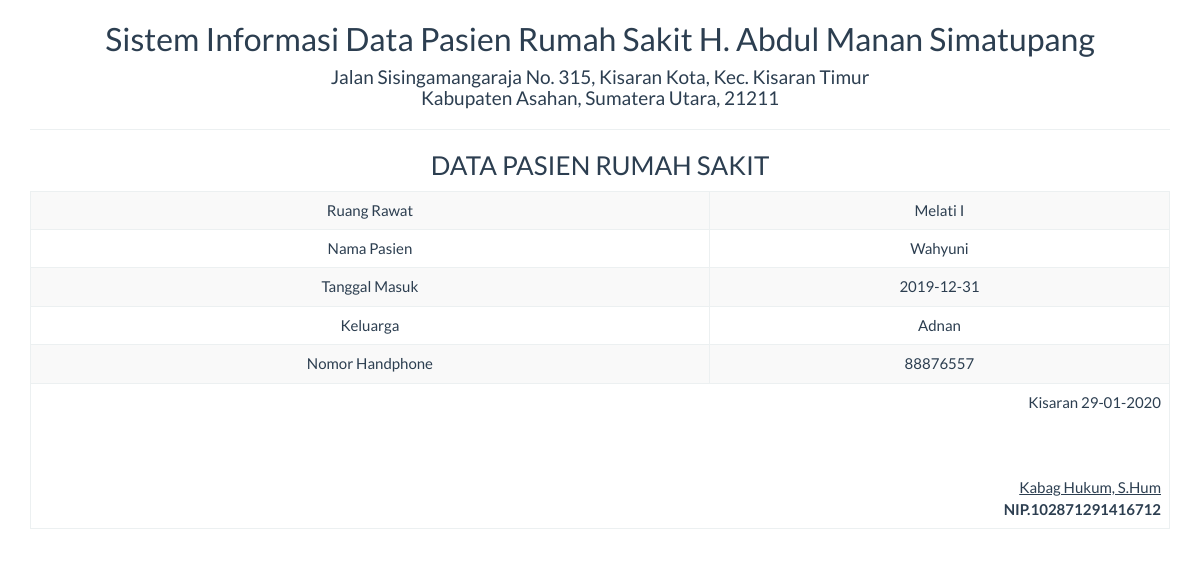
/report/peminjaman_satu.php?id=1, run on the app's committed database.
### tables this page shows
CREATE TABLE IF NOT EXISTS `data_pasien` (
  `id` int(5) NOT NULL,
  `ruang_rawat` varchar(30) NOT NULL,
  `no_pasien` varchar(10) NOT NULL,
  `nama_pasien` varchar(50) NOT NULL,
  `no_hp` int(12) NOT NULL,
  `alamat` varchar(100) NOT NULL,
  `keluarga` varchar(50) NOT NULL,
  `tgl_masuk` date NOT NULL,
  `status` varchar(25) NOT NULL,
  `keterangan` varchar(25) NOT NULL
);

### report/peminjaman_satu.php (the view, shortened to what this page needs)
<!DOCTYPE html>
<html>
    <head>
        <link href="../Assets/css/bootstrap.min.css" rel="stylesheet" type="text/css"/>
    </head>
    <body onload="print()">
        <?php
        include '../config/koneksi.php';
        $sql = "SELECT * FROM data_pasien WHERE id='" . $_GET ['id'] . "'";
        $query = mysqli_query($koneksi, $sql) or die("SQL Detail error");
        $data = mysqli_fetch_array($query);
        ?>
        <div class="container">
            <div class='row'>
                <div class="col-sm-12">
                    <div class="text-center">
                        <h2>Sistem Informasi Data Pasien Rumah Sakit H. Abdul Manan Simatupang </h2>
                        <h4>Jalan Sisingamangaraja No. 315, Kisaran Kota, Kec. Kisaran Timur<br> Kabupaten Asahan, Sumatera Utara, 21211</h4>
                        <hr>
                        <h3>DATA PASIEN RUMAH SAKIT</h3>
                        <table class="table table-bordered table-striped table-hover">
                            <tbody>
								<tr>
                                    <td>Ruang Rawat</td> <td><?= $data['ruang_rawat'] ?></td>
                                </tr>
                                <tr>
                                    <td>Nama Pasien</td> <td><?= $data['nama_pasien'] ?></td>
                                </tr>
                                <tr>
                                    <td>Tanggal Masuk</td> <td><?= $data['tgl_masuk'] ?></td>
                                </tr>
                                <tr>
                                    <td>Keluarga</td> <td><?= $data['keluarga'] ?></td>
                                </tr>
								<tr>
                                    <td>Nomor Handphone</td> <td><?= $data['no_hp'] ?></td>
                                </tr>
                            </tbody>
                            <tfoot>
                                <tr>
                                    <td colspan="2" class="text-right">
                                        Kisaran  <?= date("d-m-Y") ?>
                                        <br><br><br><br>
                                        <u>Kabag Hukum, S.Hum<strong></u><br>
                                        NIP.102871291416712
									</td>
								</tr>
							</tfoot>
                        </table>
                    </div>
                </div>
            </div>
    </body>
</html>

### data on the page
data_pasien: ruang_rawat "Melati I", nama_pasien "Wahyuni", tgl_masuk "2019-12-31", keluarga "Adnan", no_hp "88876557"
